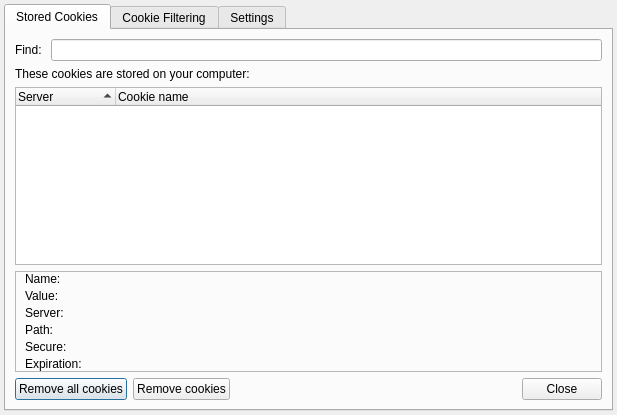
<?xml version="1.0" encoding="UTF-8"?>
<ui version="4.0">
 <class>CookieManager</class>
 <widget class="QDialog" name="CookieManager">
  <property name="geometry">
   <rect>
    <x>0</x>
    <y>0</y>
    <width>617</width>
    <height>415</height>
   </rect>
  </property>
  <property name="windowTitle">
   <string>Cookies</string>
  </property>
  <layout class="QHBoxLayout" name="horizontalLayout">
   <property name="leftMargin">
    <number>4</number>
   </property>
   <property name="topMargin">
    <number>4</number>
   </property>
   <property name="rightMargin">
    <number>4</number>
   </property>
   <property name="bottomMargin">
    <number>4</number>
   </property>
   <item>
    <widget class="QTabWidget" name="tabWidget">
     <property name="currentIndex">
      <number>0</number>
     </property>
     <widget class="QWidget" name="tab">
      <attribute name="title">
       <string>Stored Cookies</string>
      </attribute>
      <layout class="QGridLayout" name="gridLayout">
       <item row="0" column="0">
        <widget class="QLabel" name="label">
         <property name="text">
          <string>Find: </string>
         </property>
        </widget>
       </item>
       <item row="0" column="1">
        <widget class="QLineEdit" name="search"/>
       </item>
       <item row="1" column="0" colspan="2">
        <widget class="QLabel" name="label_2">
         <property name="text">
          <string>These cookies are stored on your computer:</string>
         </property>
        </widget>
       </item>
       <item row="2" column="0" colspan="2">
        <widget class="TreeWidget" name="cookieTree">
         <property name="sortingEnabled">
          <bool>true</bool>
         </property>
         <column>
          <property name="text">
           <string>Server</string>
          </property>
         </column>
         <column>
          <property name="text">
           <string>Cookie name</string>
          </property>
         </column>
        </widget>
       </item>
       <item row="3" column="0" colspan="2">
        <widget class="QFrame" name="frame">
         <property name="frameShape">
          <enum>QFrame::StyledPanel</enum>
         </property>
         <property name="frameShadow">
          <enum>QFrame::Raised</enum>
         </property>
         <layout class="QGridLayout" name="gridLayout_2">
          <property name="topMargin">
           <number>0</number>
          </property>
          <property name="rightMargin">
           <number>0</number>
          </property>
          <property name="bottomMargin">
           <number>0</number>
          </property>
          <property name="horizontalSpacing">
           <number>6</number>
          </property>
          <property name="verticalSpacing">
           <number>3</number>
          </property>
          <item row="0" column="0">
           <widget class="QLabel" name="label_3">
            <property name="sizePolicy">
             <sizepolicy hsizetype="Fixed" vsizetype="Preferred">
              <horstretch>0</horstretch>
              <verstretch>0</verstretch>
             </sizepolicy>
            </property>
            <property name="text">
             <string>Name:</string>
            </property>
            <property name="alignment">
             <set>Qt::AlignLeading|Qt::AlignLeft|Qt::AlignVCenter</set>
            </property>
           </widget>
          </item>
          <item row="1" column="0">
           <widget class="QLabel" name="label_4">
            <property name="text">
             <string>Value:</string>
            </property>
           </widget>
          </item>
          <item row="2" column="0">
           <widget class="QLabel" name="label_5">
            <property name="text">
             <string>Server:</string>
            </property>
           </widget>
          </item>
          <item row="3" column="0">
           <widget class="QLabel" name="label_6">
            <property name="text">
             <string>Path:</string>
            </property>
           </widget>
          </item>
          <item row="4" column="0">
           <widget class="QLabel" name="label_7">
            <property name="text">
             <string>Secure:</string>
            </property>
           </widget>
          </item>
          <item row="5" column="0">
           <widget class="QLabel" name="label_8">
            <property name="text">
             <string>Expiration:</string>
            </property>
           </widget>
          </item>
          <item row="0" column="1">
           <widget class="SqueezeLabelV2" name="name">
            <property name="text">
             <string>&lt;cookie not selected&gt;</string>
            </property>
            <property name="textInteractionFlags">
             <set>Qt::LinksAccessibleByMouse|Qt::TextSelectableByMouse</set>
            </property>
           </widget>
          </item>
          <item row="1" column="1">
           <widget class="SqueezeLabelV2" name="value">
            <property name="text">
             <string>&lt;cookie not selected&gt;</string>
            </property>
            <property name="textInteractionFlags">
             <set>Qt::LinksAccessibleByMouse|Qt::TextSelectableByMouse</set>
            </property>
           </widget>
          </item>
          <item row="2" column="1">
           <widget class="SqueezeLabelV2" name="server">
            <property name="text">
             <string>&lt;cookie not selected&gt;</string>
            </property>
            <property name="textInteractionFlags">
             <set>Qt::LinksAccessibleByMouse|Qt::TextSelectableByMouse</set>
            </property>
           </widget>
          </item>
          <item row="3" column="1">
           <widget class="QLabel" name="path">
            <property name="text">
             <string>&lt;cookie not selected&gt;</string>
            </property>
            <property name="textInteractionFlags">
             <set>Qt::LinksAccessibleByMouse|Qt::TextSelectableByMouse</set>
            </property>
           </widget>
          </item>
          <item row="4" column="1">
           <widget class="SqueezeLabelV2" name="secure">
            <property name="text">
             <string>&lt;cookie not selected&gt;</string>
            </property>
            <property name="textInteractionFlags">
             <set>Qt::LinksAccessibleByMouse|Qt::TextSelectableByMouse</set>
            </property>
           </widget>
          </item>
          <item row="5" column="1">
           <widget class="SqueezeLabelV2" name="expiration">
            <property name="text">
             <string>&lt;cookie not selected&gt;</string>
            </property>
            <property name="textInteractionFlags">
             <set>Qt::LinksAccessibleByMouse|Qt::TextSelectableByMouse</set>
            </property>
           </widget>
          </item>
         </layout>
        </widget>
       </item>
       <item row="4" column="0" colspan="2">
        <widget class="QFrame" name="frame_2">
         <property name="frameShape">
          <enum>QFrame::NoFrame</enum>
         </property>
         <property name="frameShadow">
          <enum>QFrame::Raised</enum>
         </property>
         <layout class="QHBoxLayout" name="horizontalLayout_2">
          <property name="leftMargin">
           <number>0</number>
          </property>
          <property name="topMargin">
           <number>0</number>
          </property>
          <property name="rightMargin">
           <number>0</number>
          </property>
          <property name="bottomMargin">
           <number>0</number>
          </property>
          <item>
           <widget class="QPushButton" name="removeAll">
            <property name="text">
             <string>Remove all cookies</string>
            </property>
           </widget>
          </item>
          <item>
           <widget class="QPushButton" name="removeOne">
            <property name="text">
             <string>Remove cookies</string>
            </property>
           </widget>
          </item>
          <item>
           <widget class="QDialogButtonBox" name="close">
            <property name="sizePolicy">
             <sizepolicy hsizetype="Expanding" vsizetype="Fixed">
              <horstretch>0</horstretch>
              <verstretch>0</verstretch>
             </sizepolicy>
            </property>
            <property name="standardButtons">
             <set>QDialogButtonBox::Close</set>
            </property>
           </widget>
          </item>
         </layout>
        </widget>
       </item>
      </layout>
     </widget>
     <widget class="QWidget" name="tab_2">
      <attribute name="title">
       <string>Cookie Filtering</string>
      </attribute>
      <layout class="QGridLayout" name="gridLayout_3">
       <item row="0" column="0">
        <widget class="QLabel" name="label_9">
         <property name="text">
          <string>&lt;b&gt;Cookie whitelist&lt;/b&gt;</string>
         </property>
        </widget>
       </item>
       <item row="1" column="0" colspan="2">
        <widget class="QLabel" name="label_11">
         <property name="text">
          <string>Cookies from these servers will ALWAYS be accepted (even if you have disabled saving cookies)</string>
         </property>
         <property name="wordWrap">
          <bool>true</bool>
         </property>
        </widget>
       </item>
       <item row="2" column="1">
        <layout class="QVBoxLayout" name="verticalLayout">
         <item>
          <spacer name="verticalSpacer">
           <property name="orientation">
            <enum>Qt::Vertical</enum>
           </property>
           <property name="sizeHint" stdset="0">
            <size>
             <width>20</width>
             <height>40</height>
            </size>
           </property>
          </spacer>
         </item>
         <item>
          <widget class="QPushButton" name="whiteAdd">
           <property name="text">
            <string>Add</string>
           </property>
          </widget>
         </item>
         <item>
          <widget class="QPushButton" name="whiteRemove">
           <property name="text">
            <string>Remove</string>
           </property>
          </widget>
         </item>
        </layout>
       </item>
       <item row="2" column="0">
        <widget class="QListWidget" name="whiteList"/>
       </item>
       <item row="3" column="0">
        <widget class="QLabel" name="label_10">
         <property name="text">
          <string>&lt;b&gt;Cookie blacklist&lt;/b&gt;</string>
         </property>
        </widget>
       </item>
       <item row="4" column="0" colspan="2">
        <widget class="QLabel" name="label_12">
         <property name="text">
          <string>Cookies from these servers will NEVER be accepted</string>
         </property>
         <property name="wordWrap">
          <bool>true</bool>
         </property>
        </widget>
       </item>
       <item row="5" column="0">
        <widget class="QListWidget" name="blackList"/>
       </item>
       <item row="5" column="1">
        <layout class="QVBoxLayout" name="verticalLayout_2">
         <item>
          <spacer name="verticalSpacer_2">
           <property name="orientation">
            <enum>Qt::Vertical</enum>
           </property>
           <property name="sizeHint" stdset="0">
            <size>
             <width>20</width>
             <height>40</height>
            </size>
           </property>
          </spacer>
         </item>
         <item>
          <widget class="QPushButton" name="blackAdd">
           <property name="text">
            <string>Add</string>
           </property>
          </widget>
         </item>
         <item>
          <widget class="QPushButton" name="blackRemove">
           <property name="text">
            <string>Remove</string>
           </property>
          </widget>
         </item>
        </layout>
       </item>
       <item row="6" column="0" colspan="2">
        <widget class="QDialogButtonBox" name="close2">
         <property name="standardButtons">
          <set>QDialogButtonBox::Close</set>
         </property>
        </widget>
       </item>
      </layout>
     </widget>
     <widget class="QWidget" name="tab_3">
      <attribute name="title">
       <string>Settings</string>
      </attribute>
      <layout class="QGridLayout" name="gridLayout_4">
       <item row="1" column="0">
        <spacer name="horizontalSpacer_2">
         <property name="orientation">
          <enum>Qt::Horizontal</enum>
         </property>
         <property name="sizeType">
          <enum>QSizePolicy::Fixed</enum>
         </property>
         <property name="sizeHint" stdset="0">
          <size>
           <width>10</width>
           <height>20</height>
          </size>
         </property>
        </spacer>
       </item>
       <item row="4" column="1">
        <widget class="QCheckBox" name="filter3rdParty">
         <property name="text">
          <string>Filter 3rd party cookies</string>
         </property>
        </widget>
       </item>
       <item row="0" column="0" colspan="3">
        <widget class="QLabel" name="label_13">
         <property name="text">
          <string>&lt;b&gt;Cookie Settings&lt;/b&gt;</string>
         </property>
        </widget>
       </item>
       <item row="1" column="1" colspan="2">
        <widget class="QCheckBox" name="saveCookies">
         <property name="text">
          <string>Allow storing of cookies</string>
         </property>
        </widget>
       </item>
       <item row="3" column="1" colspan="2">
        <widget class="QCheckBox" name="filterTracking">
         <property name="text">
          <string>Filter tracking cookies</string>
         </property>
        </widget>
       </item>
       <item row="5" column="1" colspan="2">
        <widget class="QCheckBox" name="deleteCookiesOnClose">
         <property name="text">
          <string>Delete cookies on close</string>
         </property>
        </widget>
       </item>
       <item row="8" column="3">
        <widget class="QDialogButtonBox" name="close3">
         <property name="standardButtons">
          <set>QDialogButtonBox::Close</set>
         </property>
        </widget>
       </item>
       <item row="6" column="3">
        <spacer name="verticalSpacer_3">
         <property name="orientation">
          <enum>Qt::Vertical</enum>
         </property>
         <property name="sizeHint" stdset="0">
          <size>
           <width>20</width>
           <height>40</height>
          </size>
         </property>
        </spacer>
       </item>
      </layout>
     </widget>
    </widget>
   </item>
  </layout>
 </widget>
 <customwidgets>
  <customwidget>
   <class>TreeWidget</class>
   <extends>QTreeWidget</extends>
   <header>mc.tools.TreeWidget</header>
  </customwidget>
  <customwidget>
   <class>SqueezeLabelV2</class>
   <extends>QLabel</extends>
   <header>mc.lib3rd.SqueezeLabelV2</header>
  </customwidget>
 </customwidgets>
 <resources/>
 <connections/>
</ui>
